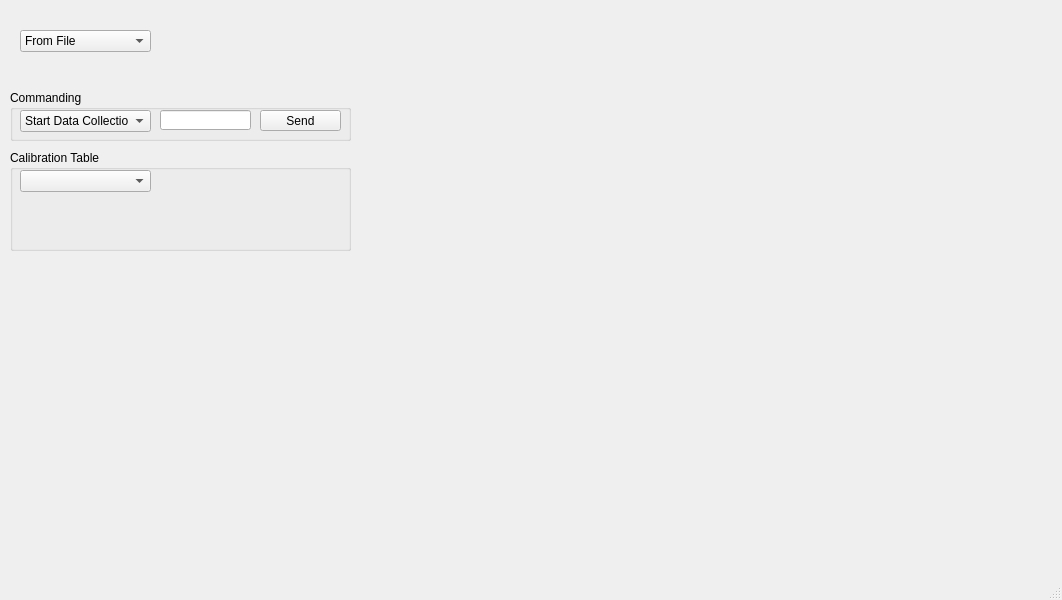
<?xml version="1.0" encoding="UTF-8"?>
<ui version="4.0">
 <class>MainWindow</class>
 <widget class="QMainWindow" name="MainWindow">
  <property name="geometry">
   <rect>
    <x>0</x>
    <y>0</y>
    <width>1062</width>
    <height>600</height>
   </rect>
  </property>
  <property name="windowTitle">
   <string>MainWindow</string>
  </property>
  <widget class="QWidget" name="centralwidget">
   <widget class="MatplotlibWidget" name="mplwidget">
    <property name="geometry">
     <rect>
      <x>370</x>
      <y>20</y>
      <width>661</width>
      <height>261</height>
     </rect>
    </property>
   </widget>
   <widget class="MatplotlibWidget" name="mplwidget_2">
    <property name="geometry">
     <rect>
      <x>370</x>
      <y>280</y>
      <width>661</width>
      <height>261</height>
     </rect>
    </property>
   </widget>
   <widget class="QComboBox" name="comboBox">
    <property name="geometry">
     <rect>
      <x>20</x>
      <y>30</y>
      <width>131</width>
      <height>22</height>
     </rect>
    </property>
    <item>
     <property name="text">
      <string>From File</string>
     </property>
    </item>
    <item>
     <property name="text">
      <string>USB Device</string>
     </property>
    </item>
   </widget>
   <widget class="QGroupBox" name="groupBox">
    <property name="geometry">
     <rect>
      <x>10</x>
      <y>90</y>
      <width>341</width>
      <height>51</height>
     </rect>
    </property>
    <property name="title">
     <string>Commanding</string>
    </property>
    <widget class="QPushButton" name="CommandSend">
     <property name="geometry">
      <rect>
       <x>250</x>
       <y>20</y>
       <width>81</width>
       <height>21</height>
      </rect>
     </property>
     <property name="text">
      <string>Send</string>
     </property>
     <property name="checkable">
      <bool>false</bool>
     </property>
     <property name="checked">
      <bool>false</bool>
     </property>
    </widget>
    <widget class="QLineEdit" name="CommandVal">
     <property name="geometry">
      <rect>
       <x>150</x>
       <y>20</y>
       <width>91</width>
       <height>20</height>
      </rect>
     </property>
    </widget>
    <widget class="QComboBox" name="CommandList">
     <property name="geometry">
      <rect>
       <x>10</x>
       <y>20</y>
       <width>131</width>
       <height>22</height>
      </rect>
     </property>
     <item>
      <property name="text">
       <string>Start Data Collection</string>
      </property>
     </item>
     <item>
      <property name="text">
       <string>Stop Data Collection</string>
      </property>
     </item>
     <item>
      <property name="text">
       <string>Request Status</string>
      </property>
     </item>
     <item>
      <property name="text">
       <string>Enable Raw Mode</string>
      </property>
     </item>
     <item>
      <property name="text">
       <string>Set S1 Delay</string>
      </property>
     </item>
     <item>
      <property name="text">
       <string>Set SPH Delay</string>
      </property>
     </item>
     <item>
      <property name="text">
       <string>Set S2 Delay</string>
      </property>
     </item>
     <item>
      <property name="text">
       <string>Set ADC Latency</string>
      </property>
     </item>
     <item>
      <property name="text">
       <string>Set Cal Offset LSB</string>
      </property>
     </item>
     <item>
      <property name="text">
       <string>Set Cal Offset MSB</string>
      </property>
     </item>
    </widget>
   </widget>
   <widget class="QGroupBox" name="groupBox_2">
    <property name="geometry">
     <rect>
      <x>10</x>
      <y>150</y>
      <width>341</width>
      <height>101</height>
     </rect>
    </property>
    <property name="title">
     <string>Calibration Table</string>
    </property>
    <widget class="QComboBox" name="comboBox_2">
     <property name="geometry">
      <rect>
       <x>10</x>
       <y>20</y>
       <width>131</width>
       <height>22</height>
      </rect>
     </property>
    </widget>
   </widget>
   <zorder>groupBox</zorder>
   <zorder>mplwidget</zorder>
   <zorder>mplwidget_2</zorder>
   <zorder>comboBox</zorder>
   <zorder>groupBox_2</zorder>
  </widget>
  <widget class="QMenuBar" name="menubar">
   <property name="geometry">
    <rect>
     <x>0</x>
     <y>0</y>
     <width>1062</width>
     <height>21</height>
    </rect>
   </property>
  </widget>
  <widget class="QStatusBar" name="statusbar"/>
 </widget>
 <customwidgets>
  <customwidget>
   <class>MatplotlibWidget</class>
   <extends>QWidget</extends>
   <header>matplotlibwidget</header>
  </customwidget>
 </customwidgets>
 <tabstops>
  <tabstop>comboBox</tabstop>
  <tabstop>CommandList</tabstop>
  <tabstop>CommandVal</tabstop>
  <tabstop>CommandSend</tabstop>
  <tabstop>comboBox_2</tabstop>
 </tabstops>
 <resources>
  <include location="HEXITEC-Control.qrc"/>
 </resources>
 <connections/>
</ui>
